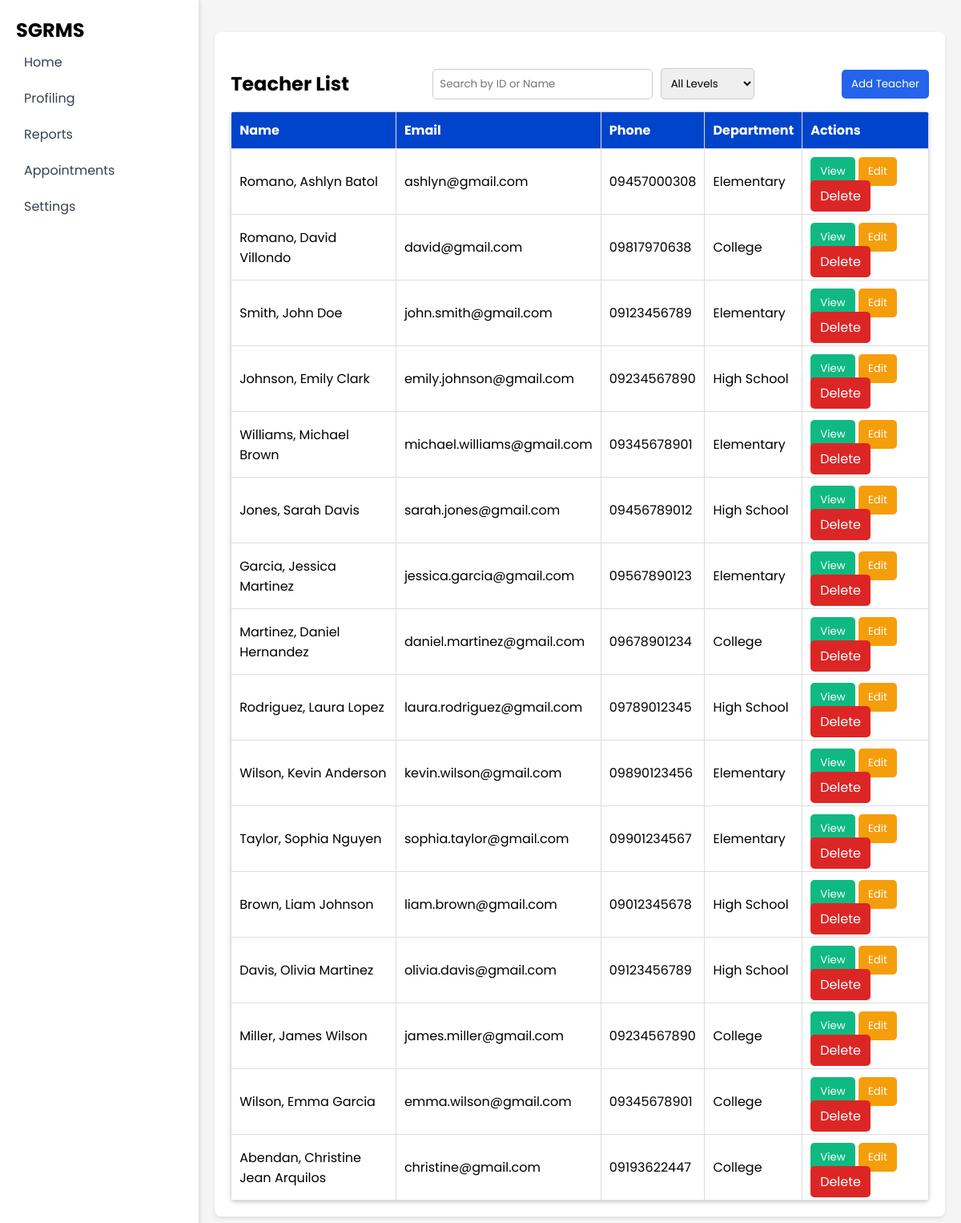
Page /Teachers/teacher.php on the committed database.
### tables this page shows
CREATE TABLE `teachers` (
  `t_id` int(11) NOT NULL,
  `u_id` int(11) NOT NULL,
  `lname` varchar(50) NOT NULL,
  `fname` varchar(50) NOT NULL,
  `mname` varchar(50) DEFAULT NULL,
  `email` varchar(100) NOT NULL,
  `phone` varchar(15) DEFAULT NULL,
  `teach_level` enum('Elementary','High School','College') NOT NULL,
  `year_level` varchar(50) DEFAULT NULL,
  `section` varchar(50) DEFAULT NULL,
  `program` varchar(100) DEFAULT NULL
);

### Teachers/teacher.php (the view, shortened to what this page needs)
<?php
include $_SERVER['DOCUMENT_ROOT'].'/SGRMS/Database/db_connect.php';
?>
<!DOCTYPE html>
<html lang="en">
<head>
    <link rel="stylesheet" href="/SGRMS/CSS/style.css">
    <link rel="stylesheet" href="/SGRMS/CSS/table.css">
</head>
<body>
<div class="container">
    <aside class="sidebar">
        <h1>SGRMS</h1>
        <ul>
            <li><a href="/SGRMS/SuperAdmin/superadmin.php">Home</a></li>
            <li class="has-submenu">
                <a href="#" id="profiling-link">Profiling</a>
            </li>
            <li><a href="/SGRMS/Reports/case.php">Reports</a></li>
            <li><a href="/SGRMS/Appointment/schedule.php">Appointments</a></li>
            <li><a href="#">Settings</a></li>
        </ul>
    </aside>
    <main class="wrapper">
        <div class="card">
            <section class="teacher-list">
                <div class="search-flex">
                    <h2>Teacher List</h2>
                    <div class="search-bar">
                        <input type="text" id="search" name="search" class="search" placeholder="Search by ID or Name" value="<?php echo isset($_GET['search']) ? htmlspecialchars($_GET['search']) : ''; ?>">
                        <select name="filter_educ" id="filter_educ">
                            <option value="">All Levels</option>
                        </select>
                    </div>
                    <button class="btn btn-add" onclick="openAddModal()">Add Teacher</button>
                </div>
                <table>
                    <thead>
                        <tr>
                            <th>Name</th>
                            <th>Email</th>
                            <th>Phone</th>
                            <th>Department</th>
                            <th>Actions</th>
                        </tr>
                    </thead>
                    <tbody id="teacherTableBody">
                        <?php
                            $search = isset($_GET['search']) ? $_GET['search'] : '';
                            $filter_educ = isset($_GET['filter_educ']) ? $_GET['filter_educ'] : '';
                            $sql = "SELECT * FROM teachers WHERE (t_id LIKE ? OR fname LIKE ? OR lname LIKE ? )";
                            $stmt = $conn->prepare($sql);
                            if (!empty($filter_educ)) {
                                $searchTerm = "%$search%";
                                $stmt->bind_param("ssss", $searchTerm, $searchTerm, $searchTerm, $filter_educ);
                            } else {
                                $searchTerm = "%$search%";
                                $stmt->bind_param("sss", $searchTerm, $searchTerm, $searchTerm);
                            }
                            $stmt->execute();
                            $result = $stmt->get_result();
                            if ($result->num_rows > 0) {
                                while ($row = $result->fetch_assoc()) {
                                    echo "<tr>
                                        <td>".htmlspecialchars($row['lname']).", ".htmlspecialchars($row['fname'])." ".htmlspecialchars($row['mname'])."</td>
                                        <td>".htmlspecialchars($row['email'])."</td>
                                        <td>".htmlspecialchars($row['phone'])."</td>
                                        <td>".htmlspecialchars($row['teach_level'])."</td>
                                        <td class='actions'>
                                            <button class='btn btn-view' onclick='viewTeacher(".$row['t_id'].")'>View</button>
                                            <button class='btn btn-edit' onclick='openEditModal(".$row['t_id'].")'>Edit</button>
                                            <a href='deleteteach.php?t_id=".$row['t_id']."' class='btn btn-delete' onclick='return confirm(\"Are you sure you want to delete this teacher?\")'>Delete</a>
                                        </td>
                                    </tr>";
                                }
                            } else {
                                echo "<tr><td colspan='5'>No teachers found</td></tr>";
                            }
                        ?>
                    </tbody>
                </table>
            </section>
        </div>
    </main>
</div>
</body>
</html>

### CSS/style.css (style rules this page uses)
* { margin: 0; padding: 0; box-sizing: border-box; font-family: 'Poppins', sans-serif; text-decoration: none; }
body { background-color: #f3f4f6; margin: 0; padding: 0; }
.container { display: flex; min-height: 100vh; }
.sidebar { width: 250px; background: white; padding: 20px; box-shadow: 2px 0 5px rgba(0,0,0,0.1); }
.sidebar ul { list-style: none; padding: 0; }
.sidebar ul li { padding: 10px; }
.sidebar ul li a { text-decoration: none; color: #374151; display: flex; align-items: center; }
.wrapper { flex-grow: 1; padding: 20px; }
.card { background: white; padding: 20px; border-radius: 8px; box-shadow: 0 2px 4px rgba(0,0,0,0.1); }
body { font-family: Arial, sans-serif; margin: 0; padding: 0; background-color: #f5f5f5; }
.wrapper { width: 80%; margin: 20px auto; }
table { width: 100%; border-collapse: collapse; background: white; border-radius: 5px; overflow: hidden; box-shadow: 0 2px 5px rgba(0, 0, 0, 0.2); }
th, td { padding: 10px; border-bottom: 1px solid #ddd; text-align: center; }
th { background-color: #0044cc; color: white; }

### CSS/table.css (style rules this page uses)
table { width: 100%; border-collapse: collapse; }
table th, table td { border: 1px solid #ddd; padding: 10px; text-align: left; }
.btn { padding: 8px 12px; border-radius: 5px; color: white; border: none; cursor: pointer; text-decoration: none; }
.btn-add { background: #2563eb; }
.btn-edit { background: #f59e0b; }
.btn-delete { background: #dc2626; }
.btn-view { background: #10b981; }
.search-flex { display: flex; justify-content: space-between; align-items: center; margin-bottom: 15px; margin-top: 25px; }
.search-bar input, .search-bar select { padding: 8px; border: 1px solid #ccc; border-radius: 5px; margin-right: 5px; }

### Teachers/teacher.php (style rules this page uses)
.sidebar ul { list-style: none; padding: 0; margin: 0; }
.sidebar ul li { position: relative; }

### rows in the picture
teachers: lname "Romano", fname "Ashlyn", mname "Batol", email "ashlyn@gmail.com", phone "09457000308", teach_level "Elementary"
teachers: lname "Romano", fname "David", mname "Villondo", email "david@gmail.com", phone "09817970638", teach_level "College"
teachers: lname "Smith", fname "John", mname "Doe", email "john.smith@gmail.com", phone "09123456789", teach_level "Elementary"
teachers: lname "Johnson", fname "Emily", mname "Clark", email "emily.johnson@gmail.com", phone "09234567890", teach_level "High School"
teachers: lname "Williams", fname "Michael", mname "Brown", email "michael.williams@gmail.com", phone "09345678901", teach_level "Elementary"
teachers: lname "Jones", fname "Sarah", mname "Davis", email "sarah.jones@gmail.com", phone "09456789012", teach_level "High School"
teachers: lname "Garcia", fname "Jessica", mname "Martinez", email "jessica.garcia@gmail.com", phone "09567890123", teach_level "Elementary"
teachers: lname "Martinez", fname "Daniel", mname "Hernandez", email "daniel.martinez@gmail.com", phone "09678901234", teach_level "College"
teachers: lname "Rodriguez", fname "Laura", mname "Lopez", email "laura.rodriguez@gmail.com", phone "09789012345", teach_level "High School"
teachers: lname "Wilson", fname "Kevin", mname "Anderson", email "kevin.wilson@gmail.com", phone "09890123456", teach_level "Elementary"
teachers: lname "Taylor", fname "Sophia", mname "Nguyen", email "sophia.taylor@gmail.com", phone "09901234567", teach_level "Elementary"
teachers: lname "Brown", fname "Liam", mname "Johnson", email "liam.brown@gmail.com", phone "09012345678", teach_level "High School"
teachers: lname "Davis", fname "Olivia", mname "Martinez", email "olivia.davis@gmail.com", phone "09123456789", teach_level "High School"
teachers: lname "Miller", fname "James", mname "Wilson", email "james.miller@gmail.com", phone "09234567890", teach_level "College"
teachers: lname "Wilson", fname "Emma", mname "Garcia", email "emma.wilson@gmail.com", phone "09345678901", teach_level "College"
teachers: lname "Abendan", fname "Christine Jean", mname "Arquilos", email "christine@gmail.com", phone "09193622447", teach_level "College"
